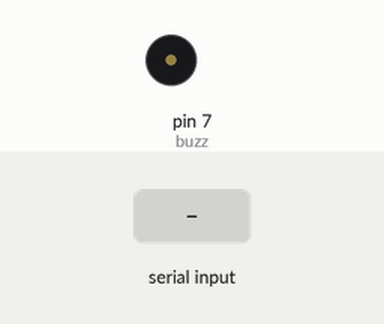
A sketch run on a simulated Arduino Uno, built with avr-gcc and run on an emulated ATmega328P. On the bench: buzzer (waves = sounding, pin HIGH). The test bench sets the inputs (shaded band).

Above: at 1.2 s.
1.3 s: "90,45\n" received over Serial
At 2.1 s:
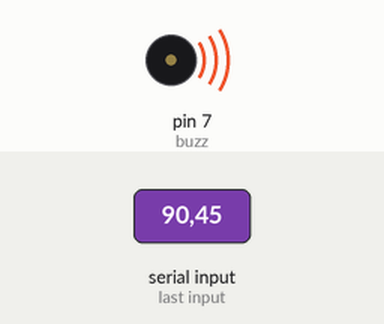
Timing chart, 0 to 4.3 s (numbered marks = the images above; inputs shaded):
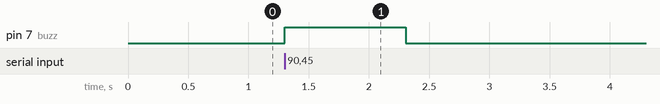

The sketch:

pr5.ino
```cpp
int number;
int buzz = 7;

void setup() {
  // put your setup code here, to run once:
Serial.begin(9600);
pinMode(buzz, OUTPUT);
}

void loop() {
  // put your main code here, to run repeatedly:
  while (Serial.available() == 0) {

  }
  number = Serial.parseInt();
  if (number > 10) {
    digitalWrite(buzz, HIGH);
  }
  else {
    digitalWrite(buzz, LOW);
  }
 }
```

Measured:
- after the input at 1.3 s, pin 7 (buzz): LOW → HIGH at once, → LOW 1.0 s later
